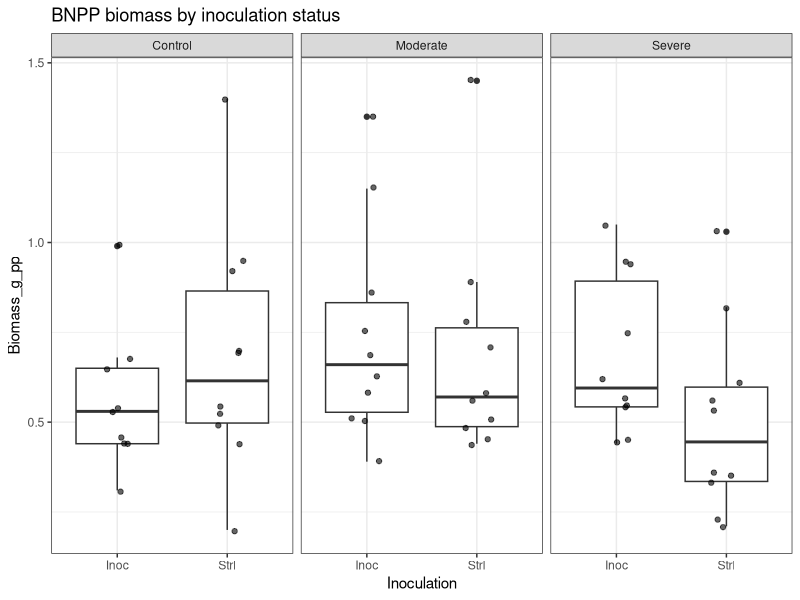
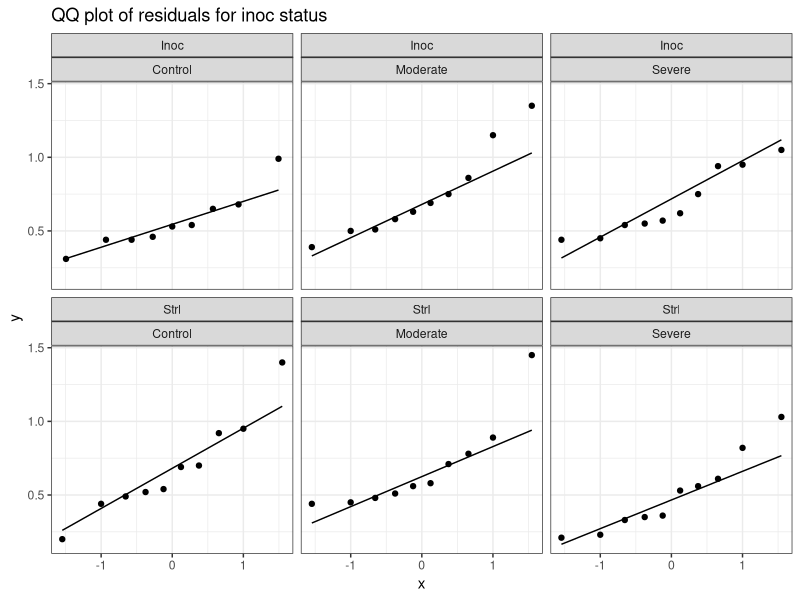

These figures' R source, in order: (Note: this script raises an error after producing the figures.)
## ---- chunk 1
knitr::opts_chunk$set(echo = TRUE)
## ---- chunk 2

library(tidyverse)
library(broom)
library(knitr)
## ---- chunk 3
# Loading in data to explore
BNPP <- read.csv("../Biomass/BNPP_Wheat_Weights.csv")

BNPP <- BNPP %>%
  mutate(
    Inoculation = factor(Inoculation),
    Polyculture = factor(Polyculture),
    Group = interaction(Inoculation, Polyculture, sep = "_")
  )

## ---- chunk 4
# Check of distributions
ggplot(BNPP, aes(x = Inoculation, y = Biomass_g_pp)) +
  geom_boxplot() +
  geom_jitter(width = 0.15, alpha = 0.6) +
  facet_wrap(~ Water) +
  theme_bw() +
  ggtitle("BNPP biomass by inoculation status")

# Q–Q plots of residuals
ggplot(BNPP, aes(sample = Biomass_g_pp)) +
  stat_qq() +
  stat_qq_line() +
  facet_wrap(~ Inoculation + Water) +
  theme_bw() +
  ggtitle("QQ plot of residuals for inoc status")

## ---- chunk 5

# Load + clean
BNPP <- BNPP %>%
  mutate(
    Inoculation = factor(Inoculation, levels = c("Strl", "Inoc")),
    Polyculture = factor(Polyculture, levels = c("Mono", "Inter")),
    Water = factor(Water, levels = c("Control", "Moderate", "Severe"))
  ) %>%
  filter(!is.na(Biomass_g_pp))

# Descriptive statistics
desc_stats <- function(x) {
  tibble(
    n      = sum(!is.na(x)),
    mean   = mean(x, na.rm = TRUE),
    sd     = sd(x, na.rm = TRUE),
    se     = sd(x, na.rm = TRUE) / sqrt(sum(!is.na(x))),
    median = median(x, na.rm = TRUE),
    q25    = quantile(x, 0.25, na.rm = TRUE, names = FALSE),
    q75    = quantile(x, 0.75, na.rm = TRUE, names = FALSE),
    iqr    = IQR(x, na.rm = TRUE),
    min    = min(x, na.rm = TRUE),
    max    = max(x, na.rm = TRUE)
  )
}

# Each of the 4 treatments within each Water level
summary_4treat_by_water <- BNPP %>%
  group_by(Water, Inoculation, Polyculture) %>%
  summarise(desc_stats(Biomass_g_pp), .groups = "drop")

# Inoculation only (fold inter/mono together), within each Water
summary_inoc_by_water <- BNPP %>%
  group_by(Water, Inoculation) %>%
  summarise(desc_stats(Biomass_g_pp), .groups = "drop")

# Polyculture only (fold inoc/strl together), within each Water
summary_poly_by_water <- BNPP %>%
  group_by(Water, Polyculture) %>%
  summarise(desc_stats(Biomass_g_pp), .groups = "drop")

# Oerall summaries across Water (all data)
summary_4treat_overall <- BNPP %>%
  group_by(Inoculation, Polyculture) %>%
  summarise(desc_stats(Biomass_g_pp), .groups = "drop")

summary_inoc_overall <- BNPP %>%
  group_by(Inoculation) %>%
  summarise(desc_stats(Biomass_g_pp), .groups = "drop")

summary_poly_overall <- BNPP %>%
  group_by(Polyculture) %>%
  summarise(desc_stats(Biomass_g_pp), .groups = "drop")


# Looking at them as tables
summary_4treat_by_water
summary_inoc_by_water
summary_poly_by_water

# Saving these as csvs

write.csv(summary_4treat_by_water,
          file.path(("../Biomass/BNPP"), "summary_4treat_by_water.csv"),
          row.names = FALSE)

write.csv(summary_inoc_by_water,
          file.path(("../Biomass/BNPP"), "summary_inoc_by_water.csv"),
          row.names = FALSE)

write.csv(summary_poly_by_water,
          file.path(("../Biomass/BNPP"), "summary_poly_by_water.csv"),
          row.names = FALSE)

write.csv(summary_4treat_overall,
          file.path(("../Biomass/BNPP"), "summary_4treat_overall.csv"),
          row.names = FALSE)

write.csv(summary_inoc_overall,
          file.path(("../Biomass/BNPP"), "summary_inoc_overall.csv"),
          row.names = FALSE)

write.csv(summary_poly_overall,
          file.path(("../Biomass/BNPP"), "summary_poly_overall.csv"),
          row.names = FALSE)


## ---- chunk 6
# These statistics were Chat GPT and should be verified

# P-VALUES: Simple comparisons within each Water ----
# Welch t-tests are robust to unequal variances (default in t.test)

# a) Inoculation effect within each Water (folding Polyculture)
ttest_inoc_within_water <- BNPP %>%
  group_by(Water) %>%
  do(tidy(t.test(Biomass_g_pp ~ Inoculation, data = .))) %>%
  ungroup() %>%
  select(Water, estimate1, estimate2, statistic, p.value, conf.low, conf.high, method)

# b) Polyculture effect within each Water (folding Inoculation)
ttest_poly_within_water <- BNPP %>%
  group_by(Water) %>%
  do(tidy(t.test(Biomass_g_pp ~ Polyculture, data = .))) %>%
  ungroup() %>%
  select(Water, estimate1, estimate2, statistic, p.value, conf.low, conf.high, method)

# ---- 3-way factorial model (lets you test interactions) ----
# If your data are fairly normal-ish, this is a strong default.
fit_aov <- aov(Biomass_g_pp ~ Inoculation * Polyculture * Water, data = BNPP)
aov_table <- broom::tidy(fit_aov)

# ---- Optional: Nonparametric alternatives (in case assumptions are shaky) ----
# Wilcoxon rank-sum within each Water for Inoculation / Polyculture
wilcox_inoc_within_water <- BNPP %>%
  group_by(Water) %>%
  do(tidy(wilcox.test(Biomass_g_pp ~ Inoculation, data = ., exact = FALSE))) %>%
  ungroup() %>%
  select(Water, statistic, p.value, method)

wilcox_poly_within_water <- BNPP %>%
  group_by(Water) %>%
  do(tidy(wilcox.test(Biomass_g_pp ~ Polyculture, data = ., exact = FALSE))) %>%
  ungroup() %>%
  select(Water, statistic, p.value, method)

# Print these

ttest_inoc_within_water
ttest_poly_within_water

aov_table

# Saving as CSV

write.csv(ttest_inoc_within_water,
          file.path(("../Biomass/BNPP/Stats"), "ttest_inoc_within_water.csv"),
          row.names = FALSE)

write.csv(ttest_poly_within_water,
          file.path(("../Biomass/BNPP/Stats"), "ttest_poly_within_water.csv"),
          row.names = FALSE)

write.csv(aov_table,
          file.path(("../Biomass/BNPP/Stats"), "anova_3way_table.csv"),
          row.names = FALSE)

write.csv(wilcox_inoc_within_water,
          file.path(("../Biomass/BNPP/Stats"), "wilcox_inoc_within_water.csv"),
          row.names = FALSE)

write.csv(wilcox_poly_within_water,
          file.path(("../Biomass/BNPP/Stats"), "wilcox_poly_within_water.csv"),
          row.names = FALSE)


